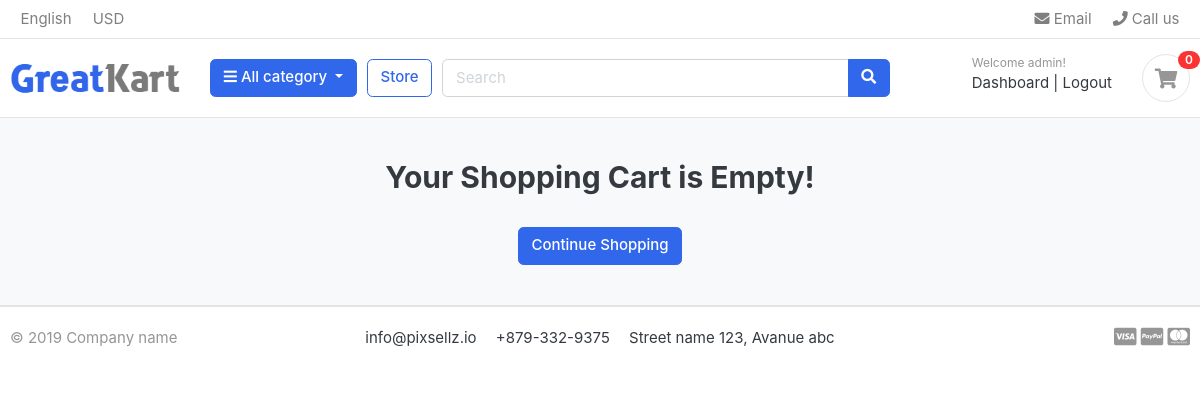
The app's page /cart/ (signed in), older data.
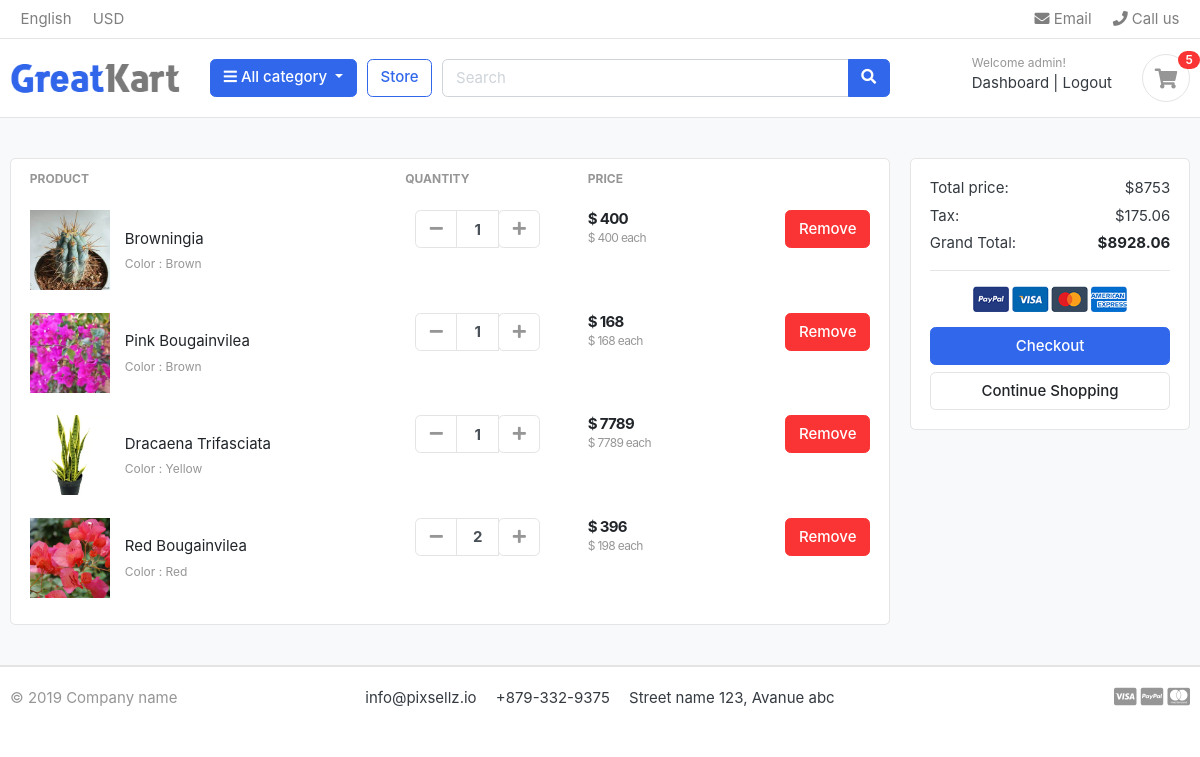
The same page, newer data.
### accounts/models.py (models this page shows, shortened)
class Account(AbstractBaseUser):
    first_name=models.CharField(max_length=50)
    last_name=models.CharField(max_length=50)
    username=models.CharField(max_length=50, unique=True)
    email=models.EmailField(max_length=100, unique=True)
    phone_number=models.CharField(max_length=50)
    date_joined=models.DateTimeField(auto_now_add=True)
    last_login=models.DateTimeField(auto_now_add=True)
    is_admin=models.BooleanField(default=False)
    is_staff=models.BooleanField(default=False)
    is_active=models.BooleanField(default=False)
    is_superadmin=models.BooleanField(default=False)
    USERNAME_FIELD= 'email'
    REQUIRED_FIELDS=['username','first_name','last_name']
    objects=MyAccountManager()

### carts/models.py (models this page shows, shortened)
class CartItem (models.Model):
    user    = models.ForeignKey(Account, on_delete=models.CASCADE, null =True)
    product =  models.ForeignKey(Product, on_delete=models.CASCADE)
    variations = models.ManyToManyField(Variation, blank=True)#many products many variations
    cart    =  models.ForeignKey(Cart, on_delete=models.CASCADE,null=True)
    quantity=  models.IntegerField()
    is_active= models.BooleanField(default=True)
    def sub_total(self):
        return self.product.price * self.quantity

### store/models.py (models this page shows, shortened)
class Product(models.Model):
    product_name    =   models.CharField(max_length=200, unique=True)
    slug            =   models.SlugField(max_length=200, unique=True)
    description     =   models.TextField(max_length=500, blank=True)
    price           =   models.IntegerField()
    images          =   models.ImageField(upload_to='photos/products')
    stock           =   models.IntegerField()
    is_available    =   models.BooleanField(default=True)
    category        =   models.ForeignKey(Category,on_delete=models.CASCADE)
    created_date    =   models.DateTimeField(auto_now_add=True)
    modified_date   =   models.DateTimeField(auto_now=True)
    def get_url(self):
        return reverse('product_detail', args=[self.category.slug, self.slug])

class Variation(models.Model):
    product                 = models.ForeignKey(Product, on_delete=models.CASCADE)
    variation_category      = models.CharField(max_length=200, choices = variation_category_choice)
    variation_value         = models.CharField(max_length=100)
    is_active               = models.BooleanField(default=True)
    created_date            = models.DateTimeField(auto_now=True)
    objects = VariationManager()

### carts/views.py (the view)
# urls.py: path('', views.cart, name='cart'),
def cart(request, total=0, quantity=0, cart_items=None):
    try:
        tax=0
        grand_total=0
        if request.user.is_authenticated:
            cart_items=CartItem.objects.filter(user=request.user,is_active=True)
        else:
            cart  =  Cart.objects.get(cart_id=_cart_id(request))
            cart_items = CartItem.objects.filter(cart=cart,is_active=True)
        for cart_item in  cart_items:
            total += (cart_item.product.price * cart_item.quantity)
            quantity+= cart_item.quantity
        tax         =(2*total)/100
        grand_total  = total + tax
    except ObjectDoesNotExist:
        pass # just ignore it
    context ={
        'total'          :total,
        'quantity'      :quantity,
        'cart_items'    : cart_items,
        'tax'           : tax,
        'grand_total'   : grand_total,
    }
    return render(request, 'store/cart.html', context)

### templates/store/cart.html (shortened to what this page needs)
{% extends 'base.html' %}
{%load static%}
{%block content%}
<section class="section-content padding-y bg">
    <div class="container">
    {% if not cart_items %}
    <h2 class="text-center">Your Shopping Cart is Empty! </h2>
    <br>
    <div class="text-center">
         <a href = "{% url 'store' %}" class= "btn btn-primary"> Continue Shopping </a>
    </div>
    {%else%}
    <div class="row">
        <aside class="col-lg-9">
            <div class="card">
                <table class="table table-borderless table-shopping-cart">
                    <thead class="text-muted">
                        <tr class="small text-uppercase">
                            <th scope="col">Product</th>
                            <th scope="col" width="120">Quantity</th>
                            <th scope="col" width="120">Price</th>
                            <th scope="col" class="text-right" width="200"> </th>
                         </tr>
                    </thead>
                    <tbody>
                        {% for cart_item in cart_items %}
                        <tr>
                           <td>
                                <figure class="itemside align-items-center">
                                     <div class="aside">
                                        <img src="{{ cart_item.product.images.url }}" class="img-sm">
                                    </div>
                                    <figcaption class="info">
                                        <a href="{{  cart_item.product.get_url }}" class="title text-dark">{{cart_item.product.product_name }}</a>
                                        <p class="text-muted small">
                                            {% if cart_item.variations.all %}
                                            {% for item in cart_item.variations.all %}
                                              {{ item.variation_category | capfirst }}  : {{ item.variation_value | capfirst }} <br>
                                            {% endfor %}
                                            {% endif %}
                                         </p>
                                    </figcaption>
                                </figure>
                            </td>
                            <td>
                        <div class="col">
                            <div class="input-group input-spinner">
                                <div class="input-group-prepend">
                                <a href = "{% url 'remove_cart' cart_item.product.id cart_item.id %}" class="btn btn-light" type="button" id="button-plus"> <i class="fa fa-minus"></i></a>
                                </div>
                                <input type="text" class="form-control"  value="{{ cart_item.quantity }}">
                                <div class="input-group-append">
                                    <form action="{% url 'add_cart' cart_item.product.id %}" method="POST">
                                        <button class = "btn btn-light" type="submit" id="button-minus"><i class="fa fa-plus"></i> </button>
                                    </form>
                                </div>
                            </div>
                        </div>
        </td>
        <td>
            <div class="price-wrap">
                <var class="price">$ {{ cart_item.sub_total }}</var>
                <small class="text-muted"> $ {{ cart_item.product.price }} each </small>
            </div>
        </td>
        <td class="text-right">
        <a href="{% url 'remove_cart_item' cart_item.product.id cart_item.id %}" onclick="return confirm('Are you sure?')" class="btn btn-danger"> Remove</a>
        </td>
    </tr>
        {%endfor%}
    </tbody>
    </table>
    </div>
        </aside>
        <aside class="col-lg-3">
            <div class="card">
            <div class="card-body">
                <dl class="dlist-align">
                  <dt>Total price:</dt>
                  <dd class="text-right">${{total}}</dd>
                </dl>
                <dl class="dlist-align">
                  <dt>Tax:</dt>
                  <dd class="text-right"> ${{tax}}</dd>
                </dl>
                <dl class="dlist-align">
                  <dt>Grand Total:</dt>
                  <dd class="text-right text-dark b"><strong>${{grand_total}}</strong></dd>
                </dl>
                <hr>
                <p class="text-center mb-3">
                    <img src="{%static './images/misc/payments.png'%}" height="26">
                </p>
                <a href="./place-order.html" class="btn btn-primary btn-block"> Checkout </a>
                <a href="{%url 'store'%}" class="btn btn-light btn-block">Continue Shopping</a>
            </div>
            </div>
    </aside>
    </div>
    {%endif%}
    </div>
    </section>
    {% endblock %}

### templates/base.html (shortened to what this page needs)
{% load static %}
{% load livereload_tags %}
<!DOCTYPE HTML>
<html lang="en">
<head>
<link href="{% static 'css/bootstrap.css'%}" rel="stylesheet" type="text/css"/>
<link href="{% static 'fonts/fontawesome/css/all.min.css' %}" type="text/css" rel="stylesheet">
<link href="{% static 'css/ui.css' %}" rel="stylesheet" type="text/css"/>
<link href="{% static 'css/responsive.css' %}" rel="stylesheet" media="only screen and (max-width: 1200px)" />
</head>
<body>
{% include 'includes/navbar.html' %}
    {% block content %}{% endblock %}
    {% include 'includes/footer.html' %}

### templates/includes/navbar.html (shortened to what this page needs)
{% load static %}
<header class="section-header">
    <nav class="navbar p-md-0 navbar-expand-sm navbar-light border-bottom">
    <div class="container">
      <div class="collapse navbar-collapse" id="navbarTop4">
        <ul class="navbar-nav mr-auto">
            <li class="nav-item dropdown">
                 <a href="#" class="nav-link">   English </a>
            </li>
            <li class="nav-item dropdown">
                <a href="#" class="nav-link"> USD </a>
            </li>
        </ul>
        <ul class="navbar-nav">
            <li><a href="#" class="nav-link"> <i class="fa fa-envelope"></i> Email </a></li>
            <li><a href="#" class="nav-link"> <i class="fa fa-phone"></i> Call us </a></li>
        </ul>
      </div>
    </div>
    </nav>
    <section class="header-main border-bottom">
        <div class="container">
    <div class="row align-items-center">
        <div class="col-lg-2 col-md-3 col-6">
            <a href="{%url 'home'%}" class="brand-wrap">
                <img class="logo" src="{% static '/images/logo.png'  %}">
            </a>
        </div>
        <div class="col-lg col-sm col-md col-6 flex-grow-0">
            <div class="category-wrap dropdown d-inline-block float-right">
                <button type="button" class="btn btn-primary dropdown-toggle" data-toggle="dropdown">
                    <i class="fa fa-bars"></i> All category
                </button>
            </div>
        </div>
        <a href="{% url 'store' %}" class="btn btn-outline-primary">Store</a>
        <div class="col-lg  col-md-6 col-sm-12 col">
            <form action="#" class="search">
                <div class="input-group w-100">
                    <input type="text" class="form-control" style="width:60%;" placeholder="Search">
                    <div class="input-group-append">
                      <button class="btn btn-primary" type="submit">
                        <i class="fa fa-search"></i>
                      </button>
                    </div>
                </div>
            </form>
        </div>
        <div class="col-lg-3 col-sm-6 col-8 order-2 order-lg-3">
                    <div class="d-flex justify-content-end mb-3 mb-lg-0">
                       {%if user.id is None %}
                        <div class="widget-header">
                            <small class="title text-muted">Welcome guest!</small>
                            <div>
                                <a href="{% url 'login' %}">Sign in</a> <span class="dark-transp"> | </span>
                                <a href="{% url 'register' %}"> Register</a>
                            </div>
                        </div>
                        {% else %}
                        <div class="widget-header">
                            <small class="title text-muted">Welcome {{user.first_name}}!</small>
                            <div>
                                <a href="{% url 'dashboard' %}">Dashboard</a> <span class="dark-transp"> | </span>
                                <a href="{% url 'logout' %}"> Logout</a>
                            </div>
                        </div>
                        {% endif %}
                        <a href="{% url 'cart' %}" class="widget-header pl-3 ml-3">
                            <div class="icon icon-sm rounded-circle border"><i class="fa fa-shopping-cart"></i></div>
                            <span class="badge badge-pill badge-danger notify">{{cart_count}}</span>
                        </a>
                    </div>
                </div>
    </div>
        </div>
    </section>
    </header>

### templates/includes/footer.html
<footer class="section-footer border-top">
	<div class="container">
		<section class="footer-bottom border-top row">
			<div class="col-md-2">
				<p class="text-muted"> &copy 2019 Company name </p>
			</div>
			<div class="col-md-8 text-md-center">
				<span  class="px-2">info@pixsellz.io</span>
				<span  class="px-2">+879-332-9375</span>
				<span  class="px-2">Street name 123, Avanue abc</span>
			</div>
			<div class="col-md-2 text-md-right text-muted">
				<i class="fab fa-lg fa-cc-visa"></i>
				<i class="fab fa-lg fa-cc-paypal"></i>
				<i class="fab fa-lg fa-cc-mastercard"></i>
			</div>
		</section>
	</div>
</footer>

Row changes from the older to the newer data that the page shows:
added CartItem: product.images (picture), product.product_name "Browningia", quantity "1", sub_total "400", product.price "400"
now on this page (row unchanged): Variation: variation_category "Color", variation_value "Brown", shown under "Browningia"
added CartItem: product.images (picture), product.product_name "Pink Bougainvilea", quantity "1", sub_total "168", product.price "168"
now on this page (row unchanged): Variation: variation_category "Color", variation_value "Brown", shown under "Pink Bougainvilea"
added CartItem: product.images (picture), product.product_name "Dracaena Trifasciata", quantity "1", sub_total "7789", product.price "7789"
added Variation: variation_category "Color", variation_value "Yellow", shown under "Dracaena Trifasciata"
added CartItem: product.images (picture), product.product_name "Red Bougainvilea", quantity "2", sub_total "396", product.price "198"
added Variation: variation_category "Color", variation_value "Red", shown under "Red Bougainvilea"
Text that changed along with them:
{{ cart_count }}: "0" → "5"
{{ total }}: (not shown) → "8753"
{{ tax }}: (not shown) → "175.06"
{{ grand_total }}: (not shown) → "8928.06"
text no longer shown: "Your Shopping Cart is Empty!"
text now shown: "PRODUCT QUANTITY PRICE Total price: $ Tax: $ Grand Total: $ Checkout"
